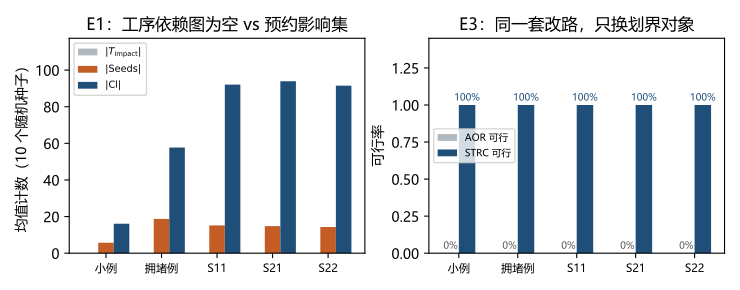

Reproduce this figure in Python.
"""E1/E3 汇总条形图:读 experiments/expanded CSV,无需新实验。"""
from __future__ import annotations

import csv
import os
from collections import defaultdict

import matplotlib

matplotlib.use("Agg")
import matplotlib.pyplot as plt  # noqa: E402
import numpy as np

HERE = os.path.dirname(os.path.abspath(__file__))
EXP = os.path.abspath(os.path.join(
    HERE, "..", "..", "STRC_new", "experiments", "expanded"))
OUT = os.path.join(HERE, "fig_strc_e1e3_CN_new")

from _cjk_mpl import setup_cjk

setup_cjk()

ORDER = ("example_3x3x2", "congested_8x4x4", "S8x4x4_funnel",
         "S8x4x4_high", "S8x4x4_mid")

LABEL = {
    "example_3x3x2": "小例",
    "congested_8x4x4": "拥堵例",
    "S8x4x4_high": "S21",
    "S8x4x4_funnel": "S11",
    "S8x4x4_mid": "S22",
}


def main() -> None:
    e1 = list(csv.DictReader(open(os.path.join(EXP, "e1_miss.csv"), encoding="utf-8")))
    e3 = list(csv.DictReader(open(os.path.join(EXP, "e3_boundary.csv"), encoding="utf-8")))

    by1 = defaultdict(list)
    for r in e1:
        by1[r["instance"]].append(r)
    names = [n for n in ORDER if n in by1]
    n_seeds = max(len(by1[n]) for n in names)
    x = np.arange(len(names))
    w = 0.28

    t_imp = [sum(float(r["n_T_impact"]) for r in by1[n]) / len(by1[n]) for n in names]
    seeds = [sum(float(r["n_seeds"]) for r in by1[n]) / len(by1[n]) for n in names]
    cl = [sum(float(r["n_closure"]) for r in by1[n]) / len(by1[n]) for n in names]

    by3 = defaultdict(list)
    for r in e3:
        by3[r["instance"]].append(r)
    r1_feas = [sum(1 for r in by3[n] if r["R1_feasible"] == "True") / len(by3[n])
               for n in names]
    r2_feas = [sum(1 for r in by3[n] if r["R2_feasible"] == "True") / len(by3[n])
               for n in names]

    fig, axes = plt.subplots(1, 2, figsize=(7.4, 2.9))

    ax = axes[0]
    ax.bar(x - w, t_imp, w, label=r"$|T_{\mathrm{impact}}|$", color="#b0b8c0")
    ax.bar(x, seeds, w, label=r"$|\mathrm{Seeds}|$", color="#c45c26")
    ax.bar(x + w, cl, w, label=r"$|\mathrm{Cl}|$", color="#1f4e79")
    ax.set_xticks(x)
    ax.set_xticklabels([LABEL[n] for n in names], fontsize=8)
    ax.set_ylabel(f"均值计数（{n_seeds} 个随机种子）")
    ax.set_title("E1：工序依赖图为空 vs 预约影响集")
    ax.legend(loc="upper left", fontsize=7)
    ax.set_ylim(0, max(cl) * 1.25)

    ax = axes[1]
    ax.bar(x - w / 2, r1_feas, w, label="AOR 可行", color="#b0b8c0")
    ax.bar(x + w / 2, r2_feas, w, label="STRC 可行", color="#1f4e79")
    ax.set_xticks(x)
    ax.set_xticklabels([LABEL[n] for n in names], fontsize=8)
    ax.set_ylabel("可行率")
    ax.set_ylim(0, 1.45)
    ax.set_title("E3：同一套改路，只换划界对象")
    ax.legend(loc="center left", fontsize=7)
    for i, (a, b) in enumerate(zip(r1_feas, r2_feas)):
        ax.text(i - w / 2, a + 0.03, f"{a:.0%}", ha="center", fontsize=7, color="#555555")
        ax.text(i + w / 2, b + 0.03, f"{b:.0%}", ha="center", fontsize=7, color="#1f4e79")

    fig.tight_layout()
    fig.savefig(OUT + ".pdf")
    fig.savefig(OUT + ".png")
    print("wrote", OUT + ".pdf")


if __name__ == "__main__":
    main()
